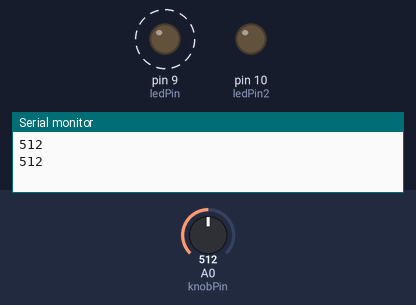
Simulated run of this sketch. Board: Arduino Uno, built with avr-gcc and run on an emulated ATmega328P. Parts: output pins drawn as LEDs (lit = HIGH), the last lines printed to the serial monitor. Dashed ring = blinking. The test bench sets the inputs (shaded band); at power-on: A0 (knobPin) = 512.

Above: at 0.91 s.
1.4 s: A0 (knobPin) set to 716
At 1.77 s:
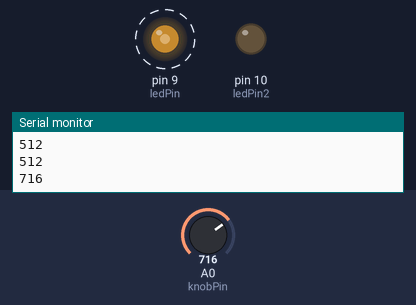
4.5 s: A0 (knobPin) set to 783
7.6 s: A0 (knobPin) set to 812
At 8.5 s:
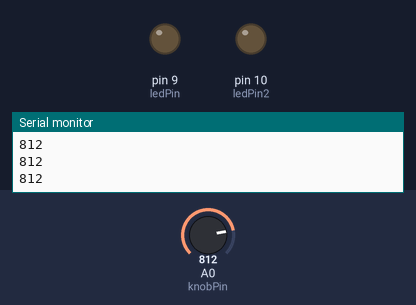
Timing chart, 0 to 10.6 s (numbered marks = the images above; inputs shaded):
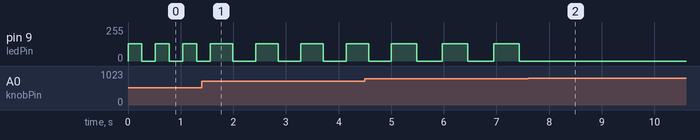

Measured:
- the behaviour switches between 800 and 801 on A0 (knobPin) (found by bisection; images 1 and 2)
- after the input at 1.4 s, pin 9 (ledPin): alternates 128/255 for 0.43 s and 0/255 for 0.43 s, starting after 0.59 s
- after the input at 7.6 s, pin 9 (ledPin): stops changing and stays 0/255
- by itself, pin 9 (ledPin): alternates 128/255 for 0.26 s and 0/255 for 0.26 s

The sketch:

Knob_fade.ino
```cpp
int knobPin = A0;
int ledPin = 9;
int ledPin2 = 10;
int val;

void setup () {
  pinMode(ledPin, OUTPUT);
  pinMode(ledPin2, OUTPUT);
  pinMode(knobPin, INPUT);
  Serial.begin(9600);
}
void loop () {
  val = analogRead(knobPin);
  Serial.println(val);
  int sensorHighValue = 800;
  int sensorLowValue = 320;
  if (val > sensorHighValue) {
    // DO NOTHING

  }
  else {
    val = map(val, sensorLowValue, sensorHighValue, 100, 500);
    val = constrain(val, 100, 500);
    analogWrite(ledPin, 128);
    delay(val);
    analogWrite(ledPin, 0);
    delay(val);
    }

    //  int midValue = (sensorHighValue - sensorLowValue) / 2 + sensorLowValue;
    //
    //  Serial.println(midValue);
    //  if (val < midValue) {
    //
    //    val = map(val, sensorLowValue, midValue, 0, 255);
    //    val = constrain(val, 0, 255);
    //
    //    //do something
    //    analogWrite(ledPin, val);
    //    analogWrite(ledPin2, 0);
    //  }
    //  else {
    //    //do something else
    //    val = map(val, midValue, sensorHighValue, 0, 255);
    //    val = constrain(val, 0, 255);
    //    analogWrite(ledPin, 0);
    //    analogWrite(ledPin2, val);
    //  }
  }
  // the analog input pin from the potentiometer // pin for LED (a PWM pin)
  // Variable to hold light sensor value
  // declare ledPin as output // knobPin is an (analog) input
  //read the value from the pot // map to reasonable values
  // Make sure it doesn’t go out of range // write it to the LED using PWM
```
